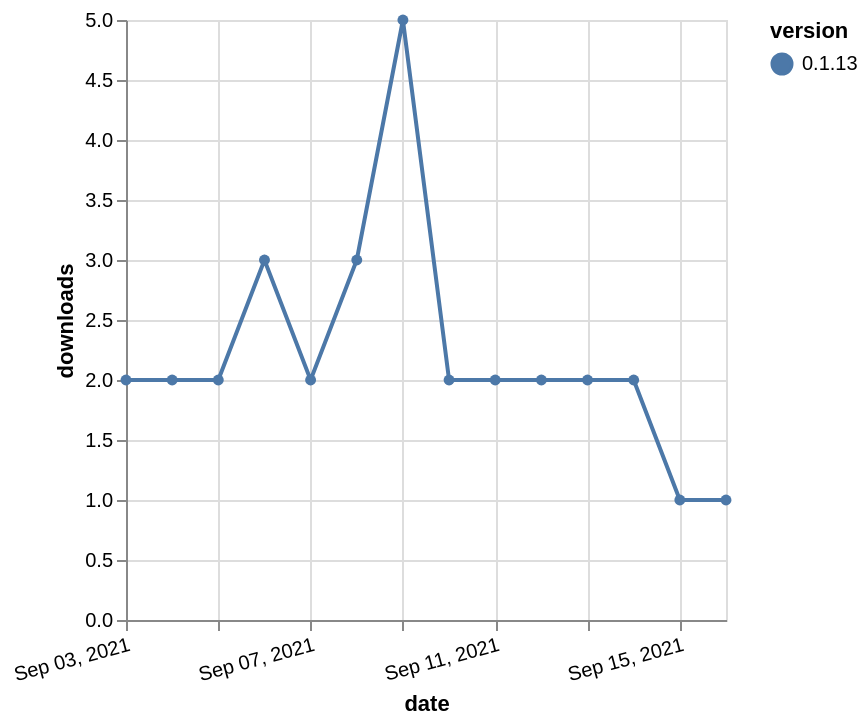

The Vega-Lite source for this figure:
### Vega-Lite specification from a JSON file in a GitHub repository (floating-point values rounded to 4 significant figures)
{"$schema": "https://vega.github.io/schema/vega-lite/v5.json", "description": "A simple bar chart with embedded data.", "data": {"values": [{"date": "2021-09-03", "total": 3058, "delta": 2, "version": "0.1.13"}, {"date": "2021-09-04", "total": 3060, "delta": 2, "version": "0.1.13"}, {"date": "2021-09-05", "total": 3062, "delta": 2, "version": "0.1.13"}, {"date": "2021-09-06", "total": 3065, "delta": 3, "version": "0.1.13"}, {"date": "2021-09-07", "total": 3067, "delta": 2, "version": "0.1.13"}, {"date": "2021-09-08", "total": 3070, "delta": 3, "version": "0.1.13"}, {"date": "2021-09-09", "total": 3075, "delta": 5, "version": "0.1.13"}, {"date": "2021-09-10", "total": 3077, "delta": 2, "version": "0.1.13"}, {"date": "2021-09-11", "total": 3079, "delta": 2, "version": "0.1.13"}, {"date": "2021-09-12", "total": 3081, "delta": 2, "version": "0.1.13"}, {"date": "2021-09-13", "total": 3083, "delta": 2, "version": "0.1.13"}, {"date": "2021-09-14", "total": 3085, "delta": 2, "version": "0.1.13"}, {"date": "2021-09-15", "total": 3086, "delta": 1, "version": "0.1.13"}, {"date": "2021-09-16", "total": 3087, "delta": 1, "version": "0.1.13"}]}, "width": "container", "mark": {"type": "line", "point": {"filled": true}}, "encoding": {"x": {"field": "date", "type": "temporal", "timeUnit": "yearmonthdate", "title": "date", "axis": {"labelAngle": -15}}, "y": {"field": "delta", "type": "quantitative", "title": "downloads"}, "color": {"field": "version", "type": "nominal"}, "tooltip": {"field": "delta"}}}
